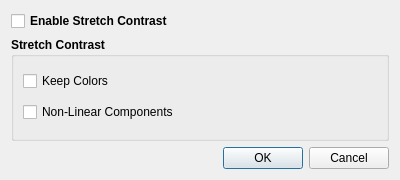
<?xml version="1.0" encoding="UTF-8"?>
<ui version="4.0">
 <class>dialog_stretch_contrast</class>
 <widget class="QDialog" name="dialog_stretch_contrast">
  <property name="geometry">
   <rect>
    <x>0</x>
    <y>0</y>
    <width>400</width>
    <height>180</height>
   </rect>
  </property>
  <property name="minimumSize">
   <size>
    <width>0</width>
    <height>180</height>
   </size>
  </property>
  <property name="maximumSize">
   <size>
    <width>16777215</width>
    <height>180</height>
   </size>
  </property>
  <property name="windowTitle">
   <string>Dialog</string>
  </property>
  <layout class="QVBoxLayout" name="verticalLayout">
   <item>
    <widget class="QCheckBox" name="chkStretchContrast">
     <property name="font">
      <font>
       <bold>true</bold>
      </font>
     </property>
     <property name="text">
      <string>Enable Stretch Contrast</string>
     </property>
    </widget>
   </item>
   <item>
    <widget class="QGroupBox" name="groupBox">
     <property name="font">
      <font>
       <bold>true</bold>
      </font>
     </property>
     <property name="title">
      <string>Stretch Contrast</string>
     </property>
     <layout class="QVBoxLayout" name="verticalLayout_2">
      <item>
       <widget class="QCheckBox" name="chkKeepColors">
        <property name="font">
         <font>
          <bold>false</bold>
         </font>
        </property>
        <property name="text">
         <string>Keep Colors</string>
        </property>
       </widget>
      </item>
      <item>
       <widget class="QCheckBox" name="chkNonLinearComponents">
        <property name="font">
         <font>
          <bold>false</bold>
         </font>
        </property>
        <property name="text">
         <string>Non-Linear Components</string>
        </property>
       </widget>
      </item>
     </layout>
    </widget>
   </item>
   <item>
    <widget class="QDialogButtonBox" name="buttonBox">
     <property name="orientation">
      <enum>Qt::Horizontal</enum>
     </property>
     <property name="standardButtons">
      <set>QDialogButtonBox::Cancel|QDialogButtonBox::Ok</set>
     </property>
    </widget>
   </item>
  </layout>
 </widget>
 <resources/>
 <connections>
  <connection>
   <sender>buttonBox</sender>
   <signal>accepted()</signal>
   <receiver>dialog_stretch_contrast</receiver>
   <slot>accept()</slot>
   <hints>
    <hint type="sourcelabel">
     <x>248</x>
     <y>254</y>
    </hint>
    <hint type="destinationlabel">
     <x>157</x>
     <y>274</y>
    </hint>
   </hints>
  </connection>
  <connection>
   <sender>buttonBox</sender>
   <signal>rejected()</signal>
   <receiver>dialog_stretch_contrast</receiver>
   <slot>reject()</slot>
   <hints>
    <hint type="sourcelabel">
     <x>316</x>
     <y>260</y>
    </hint>
    <hint type="destinationlabel">
     <x>286</x>
     <y>274</y>
    </hint>
   </hints>
  </connection>
 </connections>
</ui>
